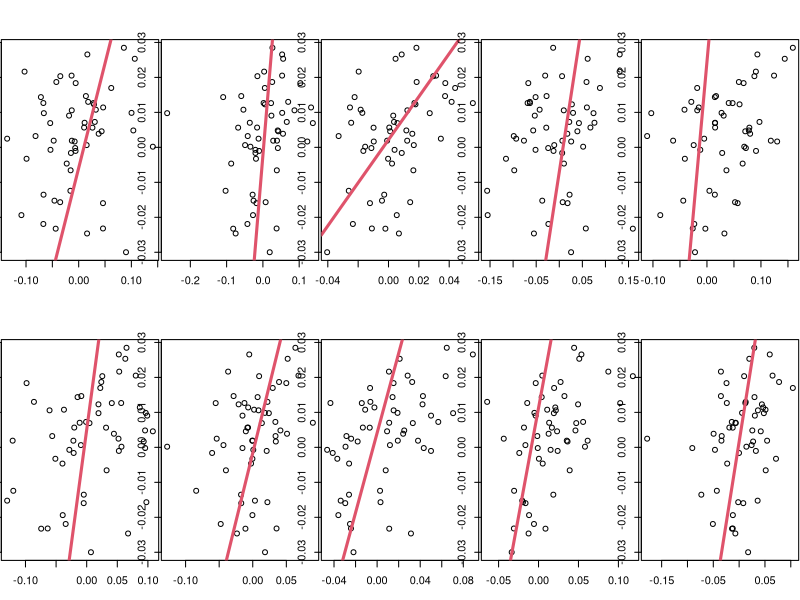
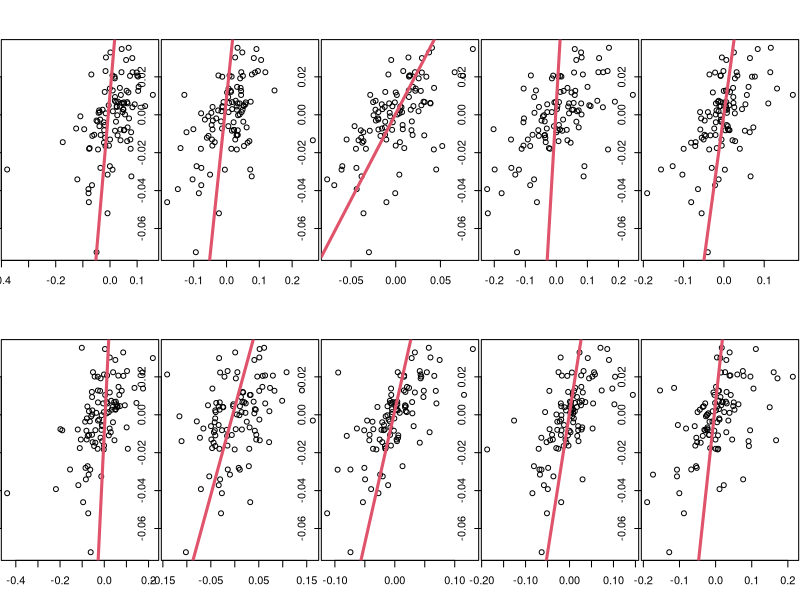

Write R code to recreate these figures, in order.
## ---- chunk 1
#create sp500ret table from the data that contains the monthly returns of market (S&P500) index 
#and the monthly rates of the 3-month US T-bill of Federal Reserve (risk-free)
sp500ret = read.table("m_sp500ret_3mtcm.txt",
                   skip = 1,
                   sep="\t",
                   header = TRUE,
                   fill=FALSE, 
                   strip.white=TRUE)
sp500ret$X3mTCM <- sp500ret$X3mTCM/1200 #scale the risk free
#calculate the risk premium (Rm - Rf)
sp500ret$risk_premium <- sp500ret$sp500 - sp500ret$X3mTCM

#create stock table from data that contains monthly rate of ten stocks from Jan 1994 to Dec 2016
stock = read.table("m_logret_10stocks.txt",
               sep="\t",
               header = TRUE,
               fill=FALSE, 
               strip.white=TRUE)
stock <- stock[-c(157,158,159), ] #strip out blank last rows
## ---- chunk 2
#slice data frame by row for two parts
sp500_pre = sp500ret[c(1:54),] 
sp500_post = sp500ret[c(55:156),] 
tenstock_pre = stock[c(1:54),] 
tenstock_post = stock[c(55:156),] 
## ---- chunk 3
par(mar = c(3, 0.1, 3, 0.1))
par(mfrow=c(2,5))
prevector = c()
for (i in (2:11)){
  Y = tenstock_pre[,i] - sp500_pre$X3mTCM #Y is stock premium
  CAPM = lm( Y~ sp500_pre$risk_premium ) #fit CAPM
  #xlab="market Risk Premium", ylab="Stock Risk Premium"
  plot(Y,sp500_pre$risk_premium)
  abline(CAPM,col=2,lwd=3)
  beta = CAPM$coefficients[2]
  prevector[i-1] <- beta
}


postvector = c()
for (i in (2:11)){
  Y = tenstock_post[,i] - sp500_post$X3mTCM #Y is stock premium
  CAPM = lm( Y~ sp500_post$risk_premium ) #fit CAPM
  plot(Y,sp500_post$risk_premium)
  abline(CAPM,col=2,lwd=3)
  beta = CAPM$coefficients[2]
  postvector[i-1] <- beta
}
## ---- chunk 4
prevector
postvector
